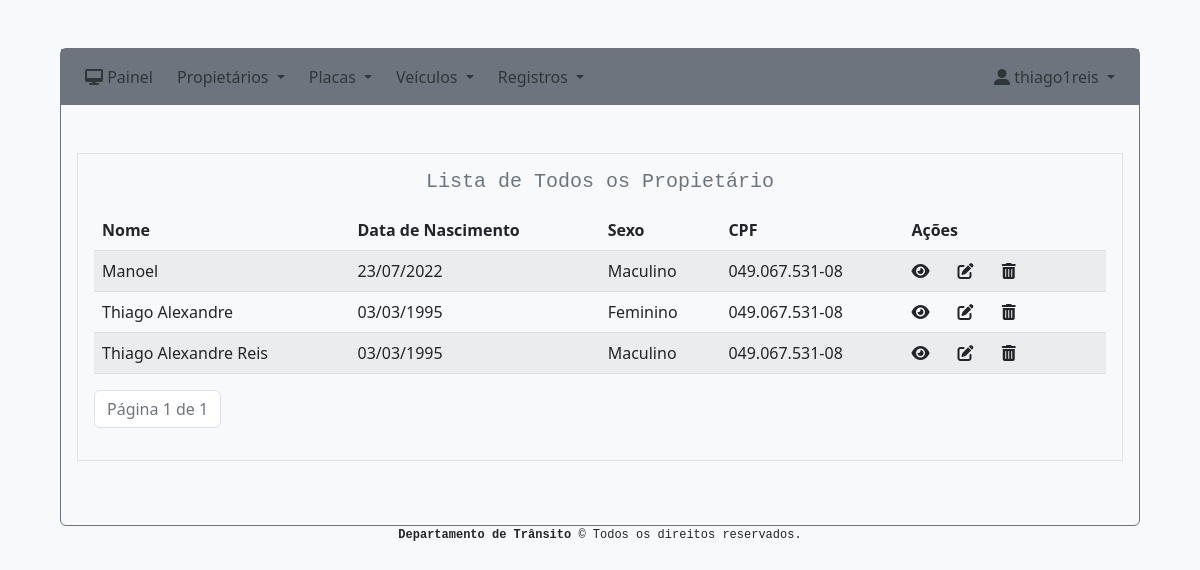
Before: /sistema/propietarios (signed in) with the older database file.
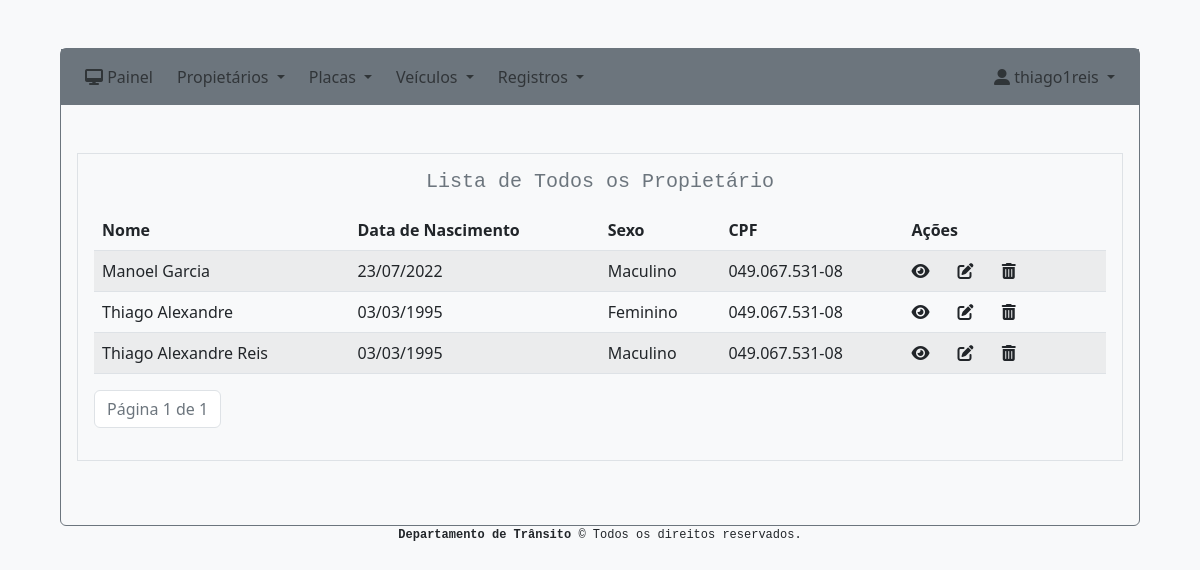
After: the same page with the newer database file.
### system/models.py (models this page shows, shortened)
class Owner(models.Model):
    name = models.CharField(max_length=255)
    birth_date = models.DateField()
    sex = models.CharField(max_length=10, choices=SEX_CHOICES, blank=False, null=False)
    cpf = models.CharField(max_length=255)
    telephone = models.CharField(max_length=255, blank=True, null=True)
    email = models.EmailField(blank=True, null=True)
    zip_code = models.CharField(max_length=255)
    state = models.CharField(max_length=25, choices=STATE_CHOICES, blank=False, null=False)
    city = models.CharField(max_length=255)
    district = models.CharField(max_length=255)
    road = models.CharField(max_length=255)
    number = models.IntegerField(blank=True, null=True)
    complement = models.CharField(max_length=255, blank=True, null=True)
    reference_point = models.CharField(max_length=255, blank=True, null=True)
    comments = models.CharField(max_length=255, blank=True, null=True)
    created = models.DateTimeField('created', auto_now_add=True)
    modified = models.DateTimeField('modified', auto_now=True)

### system/views.py (the view)
# urls.py: path('propietarios', views.owner_index, name='owner_index'),
@login_required(login_url="/")
def owner_index(request):
    owners = Owner.objects.all().order_by('-created')
    paginator = Paginator(owners, 10)
    page_number = request.GET.get('page')
    page_obj = paginator.get_page(page_number)
    context = {
        'page_obj': page_obj
    }
    return render(request, 'system/owner_index.html', context)

### system/templates/system/owner_index.html (shortened to what this page needs)
{% extends 'base.html' %}
{% block content %}
    <div class="border p-3 m-3">
        <h5 class="font-monospace text-secondary text-center mb-3">Lista de Todos os Propietário</h5>
        <div class="table-responsive">
            <table class="table table-striped">
                <thead>
                  <tr>
                    <th scope="col">Nome</th>
                    <th scope="">Data de Nascimento</th>
                    <th scope="col">Sexo</th>
                    <th scope="col">CPF</th>
                    <th scope="col">Ações</th>
                  </tr>
                </thead>
                <tbody>
                {% for owner in page_obj %}
                  <tr>
                    <td>{{ owner.name }}</td>
                    <td>{{ owner.birth_date|date:"d/m/Y" }}</td>
                    <td>{{ owner.sex }}</td>
                    <td>{{ owner.cpf }}</td>
                    <td class="">
                        <a href="{% url 'owner_show' owner.id %}" class="me-4 text-dark"><i class="fa-solid fa-eye"></i></a>
                        <a href="{% url 'owner_edit' owner.id %}" class="me-4 text-dark"><i class="fa-solid fa-pen-to-square "></i></a>
                        <a href="{% url 'owner_delete' owner.id %}" class="me-4 text-dark" onclick="return confirm('Tem certeza que deseja excluir esse Propietário ?')"><i class="fa-solid fa-trash-can"></i></a>
                    </td>
                  </tr>
                {% endfor %}
                </tbody>
             </table>
          </div>
          <nav aria-label="Page navigation example ">
            <ul class="pagination ">
                <li class="page-item disabled"><span class="page-link text-secondary" >Página {{ page_obj.number }} de {{ page_obj.paginator.num_pages }}</span></li>
            </ul>
          </nav>
    </div>
{% endblock %}

Changed rows visible on the page:
changed Owner: name "Manoel" → "Manoel Garcia"
